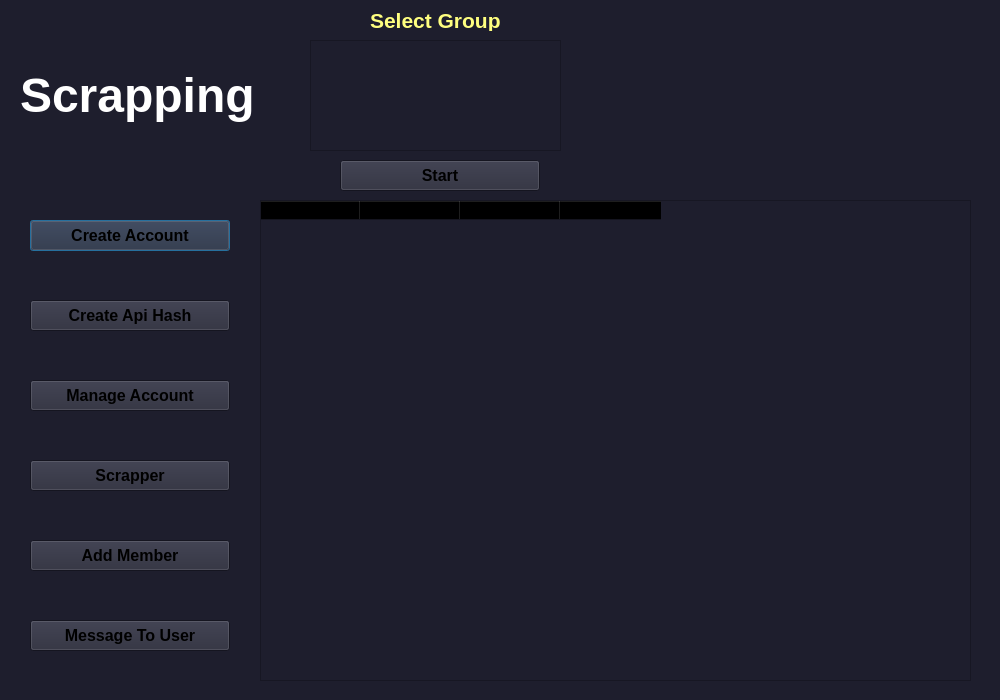
<?xml version="1.0" encoding="UTF-8"?>
<ui version="4.0">
 <class>Dialog</class>
 <widget class="QDialog" name="Dialog">
  <property name="enabled">
   <bool>true</bool>
  </property>
  <property name="geometry">
   <rect>
    <x>0</x>
    <y>0</y>
    <width>1000</width>
    <height>700</height>
   </rect>
  </property>
  <property name="minimumSize">
   <size>
    <width>1000</width>
    <height>700</height>
   </size>
  </property>
  <property name="maximumSize">
   <size>
    <width>1000</width>
    <height>700</height>
   </size>
  </property>
  <property name="palette">
   <palette>
    <active>
     <colorrole role="Base">
      <brush brushstyle="SolidPattern">
       <color alpha="255">
        <red>30</red>
        <green>30</green>
        <blue>45</blue>
       </color>
      </brush>
     </colorrole>
     <colorrole role="Window">
      <brush brushstyle="SolidPattern">
       <color alpha="255">
        <red>30</red>
        <green>30</green>
        <blue>45</blue>
       </color>
      </brush>
     </colorrole>
    </active>
    <inactive>
     <colorrole role="Base">
      <brush brushstyle="SolidPattern">
       <color alpha="255">
        <red>30</red>
        <green>30</green>
        <blue>45</blue>
       </color>
      </brush>
     </colorrole>
     <colorrole role="Window">
      <brush brushstyle="SolidPattern">
       <color alpha="255">
        <red>30</red>
        <green>30</green>
        <blue>45</blue>
       </color>
      </brush>
     </colorrole>
    </inactive>
    <disabled>
     <colorrole role="Base">
      <brush brushstyle="SolidPattern">
       <color alpha="255">
        <red>30</red>
        <green>30</green>
        <blue>45</blue>
       </color>
      </brush>
     </colorrole>
     <colorrole role="Window">
      <brush brushstyle="SolidPattern">
       <color alpha="255">
        <red>30</red>
        <green>30</green>
        <blue>45</blue>
       </color>
      </brush>
     </colorrole>
    </disabled>
   </palette>
  </property>
  <property name="windowTitle">
   <string>Bot Telegram Tools</string>
  </property>
  <property name="autoFillBackground">
   <bool>false</bool>
  </property>
  <property name="modal">
   <bool>false</bool>
  </property>
  <widget class="QPushButton" name="pushButton">
   <property name="geometry">
    <rect>
     <x>30</x>
     <y>220</y>
     <width>200</width>
     <height>31</height>
    </rect>
   </property>
   <property name="minimumSize">
    <size>
     <width>200</width>
     <height>0</height>
    </size>
   </property>
   <property name="palette">
    <palette>
     <active>
      <colorrole role="Button">
       <brush brushstyle="SolidPattern">
        <color alpha="255">
         <red>42</red>
         <green>43</green>
         <blue>58</blue>
        </color>
       </brush>
      </colorrole>
      <colorrole role="Midlight">
       <brush brushstyle="SolidPattern">
        <color alpha="255">
         <red>42</red>
         <green>43</green>
         <blue>58</blue>
        </color>
       </brush>
      </colorrole>
     </active>
     <inactive>
      <colorrole role="Button">
       <brush brushstyle="SolidPattern">
        <color alpha="255">
         <red>42</red>
         <green>43</green>
         <blue>58</blue>
        </color>
       </brush>
      </colorrole>
      <colorrole role="Midlight">
       <brush brushstyle="SolidPattern">
        <color alpha="255">
         <red>42</red>
         <green>43</green>
         <blue>58</blue>
        </color>
       </brush>
      </colorrole>
     </inactive>
     <disabled>
      <colorrole role="Button">
       <brush brushstyle="SolidPattern">
        <color alpha="255">
         <red>42</red>
         <green>43</green>
         <blue>58</blue>
        </color>
       </brush>
      </colorrole>
      <colorrole role="Midlight">
       <brush brushstyle="SolidPattern">
        <color alpha="255">
         <red>42</red>
         <green>43</green>
         <blue>58</blue>
        </color>
       </brush>
      </colorrole>
     </disabled>
    </palette>
   </property>
   <property name="font">
    <font>
     <pointsize>12</pointsize>
     <weight>75</weight>
     <bold>true</bold>
    </font>
   </property>
   <property name="text">
    <string>Create Account</string>
   </property>
  </widget>
  <widget class="QTableWidget" name="scrapTable">
   <property name="geometry">
    <rect>
     <x>260</x>
     <y>200</y>
     <width>711</width>
     <height>481</height>
    </rect>
   </property>
   <property name="palette">
    <palette>
     <active>
      <colorrole role="WindowText">
       <brush brushstyle="SolidPattern">
        <color alpha="255">
         <red>255</red>
         <green>255</green>
         <blue>255</blue>
        </color>
       </brush>
      </colorrole>
      <colorrole role="Button">
       <brush brushstyle="SolidPattern">
        <color alpha="255">
         <red>0</red>
         <green>0</green>
         <blue>0</blue>
        </color>
       </brush>
      </colorrole>
      <colorrole role="Light">
       <brush brushstyle="SolidPattern">
        <color alpha="255">
         <red>0</red>
         <green>0</green>
         <blue>0</blue>
        </color>
       </brush>
      </colorrole>
      <colorrole role="Midlight">
       <brush brushstyle="SolidPattern">
        <color alpha="255">
         <red>42</red>
         <green>43</green>
         <blue>58</blue>
        </color>
       </brush>
      </colorrole>
      <colorrole role="Dark">
       <brush brushstyle="SolidPattern">
        <color alpha="255">
         <red>42</red>
         <green>43</green>
         <blue>58</blue>
        </color>
       </brush>
      </colorrole>
      <colorrole role="Text">
       <brush brushstyle="SolidPattern">
        <color alpha="255">
         <red>255</red>
         <green>255</green>
         <blue>255</blue>
        </color>
       </brush>
      </colorrole>
      <colorrole role="ButtonText">
       <brush brushstyle="SolidPattern">
        <color alpha="255">
         <red>0</red>
         <green>0</green>
         <blue>0</blue>
        </color>
       </brush>
      </colorrole>
      <colorrole role="Base">
       <brush brushstyle="SolidPattern">
        <color alpha="255">
         <red>30</red>
         <green>30</green>
         <blue>45</blue>
        </color>
       </brush>
      </colorrole>
      <colorrole role="HighlightedText">
       <brush brushstyle="SolidPattern">
        <color alpha="255">
         <red>42</red>
         <green>43</green>
         <blue>58</blue>
        </color>
       </brush>
      </colorrole>
      <colorrole role="AlternateBase">
       <brush brushstyle="SolidPattern">
        <color alpha="255">
         <red>0</red>
         <green>0</green>
         <blue>0</blue>
        </color>
       </brush>
      </colorrole>
      <colorrole role="NoRole">
       <brush brushstyle="SolidPattern">
        <color alpha="255">
         <red>42</red>
         <green>43</green>
         <blue>58</blue>
        </color>
       </brush>
      </colorrole>
      <colorrole role="ToolTipBase">
       <brush brushstyle="SolidPattern">
        <color alpha="255">
         <red>0</red>
         <green>0</green>
         <blue>0</blue>
        </color>
       </brush>
      </colorrole>
     </active>
     <inactive>
      <colorrole role="WindowText">
       <brush brushstyle="SolidPattern">
        <color alpha="255">
         <red>255</red>
         <green>255</green>
         <blue>255</blue>
        </color>
       </brush>
      </colorrole>
      <colorrole role="Button">
       <brush brushstyle="SolidPattern">
        <color alpha="255">
         <red>0</red>
         <green>0</green>
         <blue>0</blue>
        </color>
       </brush>
      </colorrole>
      <colorrole role="Light">
       <brush brushstyle="SolidPattern">
        <color alpha="255">
         <red>0</red>
         <green>0</green>
         <blue>0</blue>
        </color>
       </brush>
      </colorrole>
      <colorrole role="Midlight">
       <brush brushstyle="SolidPattern">
        <color alpha="255">
         <red>42</red>
         <green>43</green>
         <blue>58</blue>
        </color>
       </brush>
      </colorrole>
      <colorrole role="Dark">
       <brush brushstyle="SolidPattern">
        <color alpha="255">
         <red>42</red>
         <green>43</green>
         <blue>58</blue>
        </color>
       </brush>
      </colorrole>
      <colorrole role="Text">
       <brush brushstyle="SolidPattern">
        <color alpha="255">
         <red>255</red>
         <green>255</green>
         <blue>255</blue>
        </color>
       </brush>
      </colorrole>
      <colorrole role="ButtonText">
       <brush brushstyle="SolidPattern">
        <color alpha="255">
         <red>0</red>
         <green>0</green>
         <blue>0</blue>
        </color>
       </brush>
      </colorrole>
      <colorrole role="Base">
       <brush brushstyle="SolidPattern">
        <color alpha="255">
         <red>30</red>
         <green>30</green>
         <blue>45</blue>
        </color>
       </brush>
      </colorrole>
      <colorrole role="HighlightedText">
       <brush brushstyle="SolidPattern">
        <color alpha="255">
         <red>42</red>
         <green>43</green>
         <blue>58</blue>
        </color>
       </brush>
      </colorrole>
      <colorrole role="AlternateBase">
       <brush brushstyle="SolidPattern">
        <color alpha="255">
         <red>0</red>
         <green>0</green>
         <blue>0</blue>
        </color>
       </brush>
      </colorrole>
      <colorrole role="NoRole">
       <brush brushstyle="SolidPattern">
        <color alpha="255">
         <red>42</red>
         <green>43</green>
         <blue>58</blue>
        </color>
       </brush>
      </colorrole>
      <colorrole role="ToolTipBase">
       <brush brushstyle="SolidPattern">
        <color alpha="255">
         <red>0</red>
         <green>0</green>
         <blue>0</blue>
        </color>
       </brush>
      </colorrole>
     </inactive>
     <disabled>
      <colorrole role="WindowText">
       <brush brushstyle="SolidPattern">
        <color alpha="255">
         <red>42</red>
         <green>43</green>
         <blue>58</blue>
        </color>
       </brush>
      </colorrole>
      <colorrole role="Button">
       <brush brushstyle="SolidPattern">
        <color alpha="255">
         <red>0</red>
         <green>0</green>
         <blue>0</blue>
        </color>
       </brush>
      </colorrole>
      <colorrole role="Light">
       <brush brushstyle="SolidPattern">
        <color alpha="255">
         <red>0</red>
         <green>0</green>
         <blue>0</blue>
        </color>
       </brush>
      </colorrole>
      <colorrole role="Midlight">
       <brush brushstyle="SolidPattern">
        <color alpha="255">
         <red>42</red>
         <green>43</green>
         <blue>58</blue>
        </color>
       </brush>
      </colorrole>
      <colorrole role="Dark">
       <brush brushstyle="SolidPattern">
        <color alpha="255">
         <red>42</red>
         <green>43</green>
         <blue>58</blue>
        </color>
       </brush>
      </colorrole>
      <colorrole role="Text">
       <brush brushstyle="SolidPattern">
        <color alpha="255">
         <red>42</red>
         <green>43</green>
         <blue>58</blue>
        </color>
       </brush>
      </colorrole>
      <colorrole role="ButtonText">
       <brush brushstyle="SolidPattern">
        <color alpha="255">
         <red>42</red>
         <green>43</green>
         <blue>58</blue>
        </color>
       </brush>
      </colorrole>
      <colorrole role="Base">
       <brush brushstyle="SolidPattern">
        <color alpha="255">
         <red>0</red>
         <green>0</green>
         <blue>0</blue>
        </color>
       </brush>
      </colorrole>
      <colorrole role="HighlightedText">
       <brush brushstyle="SolidPattern">
        <color alpha="255">
         <red>42</red>
         <green>43</green>
         <blue>58</blue>
        </color>
       </brush>
      </colorrole>
      <colorrole role="AlternateBase">
       <brush brushstyle="SolidPattern">
        <color alpha="255">
         <red>0</red>
         <green>0</green>
         <blue>0</blue>
        </color>
       </brush>
      </colorrole>
      <colorrole role="NoRole">
       <brush brushstyle="SolidPattern">
        <color alpha="255">
         <red>42</red>
         <green>43</green>
         <blue>58</blue>
        </color>
       </brush>
      </colorrole>
      <colorrole role="ToolTipBase">
       <brush brushstyle="SolidPattern">
        <color alpha="255">
         <red>0</red>
         <green>0</green>
         <blue>0</blue>
        </color>
       </brush>
      </colorrole>
     </disabled>
    </palette>
   </property>
   <column>
    <property name="text">
     <string>User Name</string>
    </property>
    <property name="font">
     <font>
      <pointsize>10</pointsize>
      <weight>75</weight>
      <bold>true</bold>
     </font>
    </property>
   </column>
   <column>
    <property name="text">
     <string>User ID</string>
    </property>
    <property name="font">
     <font>
      <pointsize>10</pointsize>
      <weight>75</weight>
      <bold>true</bold>
     </font>
    </property>
   </column>
   <column>
    <property name="text">
     <string>Access Hash</string>
    </property>
    <property name="font">
     <font>
      <pointsize>10</pointsize>
      <weight>75</weight>
      <bold>true</bold>
     </font>
    </property>
   </column>
   <column>
    <property name="text">
     <string>Full Name</string>
    </property>
    <property name="font">
     <font>
      <pointsize>10</pointsize>
      <weight>75</weight>
      <bold>true</bold>
     </font>
    </property>
   </column>
  </widget>
  <widget class="QPushButton" name="pushButton_2">
   <property name="geometry">
    <rect>
     <x>30</x>
     <y>300</y>
     <width>200</width>
     <height>31</height>
    </rect>
   </property>
   <property name="minimumSize">
    <size>
     <width>200</width>
     <height>0</height>
    </size>
   </property>
   <property name="palette">
    <palette>
     <active>
      <colorrole role="Button">
       <brush brushstyle="SolidPattern">
        <color alpha="255">
         <red>42</red>
         <green>43</green>
         <blue>58</blue>
        </color>
       </brush>
      </colorrole>
      <colorrole role="Midlight">
       <brush brushstyle="SolidPattern">
        <color alpha="255">
         <red>42</red>
         <green>43</green>
         <blue>58</blue>
        </color>
       </brush>
      </colorrole>
     </active>
     <inactive>
      <colorrole role="Button">
       <brush brushstyle="SolidPattern">
        <color alpha="255">
         <red>42</red>
         <green>43</green>
         <blue>58</blue>
        </color>
       </brush>
      </colorrole>
      <colorrole role="Midlight">
       <brush brushstyle="SolidPattern">
        <color alpha="255">
         <red>42</red>
         <green>43</green>
         <blue>58</blue>
        </color>
       </brush>
      </colorrole>
     </inactive>
     <disabled>
      <colorrole role="Button">
       <brush brushstyle="SolidPattern">
        <color alpha="255">
         <red>42</red>
         <green>43</green>
         <blue>58</blue>
        </color>
       </brush>
      </colorrole>
      <colorrole role="Midlight">
       <brush brushstyle="SolidPattern">
        <color alpha="255">
         <red>42</red>
         <green>43</green>
         <blue>58</blue>
        </color>
       </brush>
      </colorrole>
     </disabled>
    </palette>
   </property>
   <property name="font">
    <font>
     <pointsize>12</pointsize>
     <weight>75</weight>
     <bold>true</bold>
    </font>
   </property>
   <property name="text">
    <string>Create Api Hash</string>
   </property>
  </widget>
  <widget class="QPushButton" name="pushButton_3">
   <property name="geometry">
    <rect>
     <x>30</x>
     <y>380</y>
     <width>200</width>
     <height>31</height>
    </rect>
   </property>
   <property name="minimumSize">
    <size>
     <width>200</width>
     <height>0</height>
    </size>
   </property>
   <property name="palette">
    <palette>
     <active>
      <colorrole role="Button">
       <brush brushstyle="SolidPattern">
        <color alpha="255">
         <red>42</red>
         <green>43</green>
         <blue>58</blue>
        </color>
       </brush>
      </colorrole>
      <colorrole role="Midlight">
       <brush brushstyle="SolidPattern">
        <color alpha="255">
         <red>42</red>
         <green>43</green>
         <blue>58</blue>
        </color>
       </brush>
      </colorrole>
     </active>
     <inactive>
      <colorrole role="Button">
       <brush brushstyle="SolidPattern">
        <color alpha="255">
         <red>42</red>
         <green>43</green>
         <blue>58</blue>
        </color>
       </brush>
      </colorrole>
      <colorrole role="Midlight">
       <brush brushstyle="SolidPattern">
        <color alpha="255">
         <red>42</red>
         <green>43</green>
         <blue>58</blue>
        </color>
       </brush>
      </colorrole>
     </inactive>
     <disabled>
      <colorrole role="Button">
       <brush brushstyle="SolidPattern">
        <color alpha="255">
         <red>42</red>
         <green>43</green>
         <blue>58</blue>
        </color>
       </brush>
      </colorrole>
      <colorrole role="Midlight">
       <brush brushstyle="SolidPattern">
        <color alpha="255">
         <red>42</red>
         <green>43</green>
         <blue>58</blue>
        </color>
       </brush>
      </colorrole>
     </disabled>
    </palette>
   </property>
   <property name="font">
    <font>
     <pointsize>12</pointsize>
     <weight>75</weight>
     <bold>true</bold>
    </font>
   </property>
   <property name="text">
    <string>Manage Account</string>
   </property>
  </widget>
  <widget class="QPushButton" name="scrapBtn">
   <property name="geometry">
    <rect>
     <x>30</x>
     <y>460</y>
     <width>200</width>
     <height>31</height>
    </rect>
   </property>
   <property name="minimumSize">
    <size>
     <width>200</width>
     <height>0</height>
    </size>
   </property>
   <property name="palette">
    <palette>
     <active>
      <colorrole role="Button">
       <brush brushstyle="SolidPattern">
        <color alpha="255">
         <red>42</red>
         <green>43</green>
         <blue>58</blue>
        </color>
       </brush>
      </colorrole>
      <colorrole role="Midlight">
       <brush brushstyle="SolidPattern">
        <color alpha="255">
         <red>42</red>
         <green>43</green>
         <blue>58</blue>
        </color>
       </brush>
      </colorrole>
     </active>
     <inactive>
      <colorrole role="Button">
       <brush brushstyle="SolidPattern">
        <color alpha="255">
         <red>42</red>
         <green>43</green>
         <blue>58</blue>
        </color>
       </brush>
      </colorrole>
      <colorrole role="Midlight">
       <brush brushstyle="SolidPattern">
        <color alpha="255">
         <red>42</red>
         <green>43</green>
         <blue>58</blue>
        </color>
       </brush>
      </colorrole>
     </inactive>
     <disabled>
      <colorrole role="Button">
       <brush brushstyle="SolidPattern">
        <color alpha="255">
         <red>42</red>
         <green>43</green>
         <blue>58</blue>
        </color>
       </brush>
      </colorrole>
      <colorrole role="Midlight">
       <brush brushstyle="SolidPattern">
        <color alpha="255">
         <red>42</red>
         <green>43</green>
         <blue>58</blue>
        </color>
       </brush>
      </colorrole>
     </disabled>
    </palette>
   </property>
   <property name="font">
    <font>
     <pointsize>12</pointsize>
     <weight>75</weight>
     <bold>true</bold>
    </font>
   </property>
   <property name="text">
    <string>Scrapper</string>
   </property>
  </widget>
  <widget class="QPushButton" name="pushButton_5">
   <property name="geometry">
    <rect>
     <x>30</x>
     <y>540</y>
     <width>200</width>
     <height>31</height>
    </rect>
   </property>
   <property name="minimumSize">
    <size>
     <width>200</width>
     <height>0</height>
    </size>
   </property>
   <property name="palette">
    <palette>
     <active>
      <colorrole role="Button">
       <brush brushstyle="SolidPattern">
        <color alpha="255">
         <red>42</red>
         <green>43</green>
         <blue>58</blue>
        </color>
       </brush>
      </colorrole>
      <colorrole role="Midlight">
       <brush brushstyle="SolidPattern">
        <color alpha="255">
         <red>42</red>
         <green>43</green>
         <blue>58</blue>
        </color>
       </brush>
      </colorrole>
     </active>
     <inactive>
      <colorrole role="Button">
       <brush brushstyle="SolidPattern">
        <color alpha="255">
         <red>42</red>
         <green>43</green>
         <blue>58</blue>
        </color>
       </brush>
      </colorrole>
      <colorrole role="Midlight">
       <brush brushstyle="SolidPattern">
        <color alpha="255">
         <red>42</red>
         <green>43</green>
         <blue>58</blue>
        </color>
       </brush>
      </colorrole>
     </inactive>
     <disabled>
      <colorrole role="Button">
       <brush brushstyle="SolidPattern">
        <color alpha="255">
         <red>42</red>
         <green>43</green>
         <blue>58</blue>
        </color>
       </brush>
      </colorrole>
      <colorrole role="Midlight">
       <brush brushstyle="SolidPattern">
        <color alpha="255">
         <red>42</red>
         <green>43</green>
         <blue>58</blue>
        </color>
       </brush>
      </colorrole>
     </disabled>
    </palette>
   </property>
   <property name="font">
    <font>
     <pointsize>12</pointsize>
     <weight>75</weight>
     <bold>true</bold>
    </font>
   </property>
   <property name="text">
    <string>Add Member</string>
   </property>
  </widget>
  <widget class="QPushButton" name="pushButton_7">
   <property name="geometry">
    <rect>
     <x>30</x>
     <y>620</y>
     <width>200</width>
     <height>31</height>
    </rect>
   </property>
   <property name="minimumSize">
    <size>
     <width>200</width>
     <height>0</height>
    </size>
   </property>
   <property name="palette">
    <palette>
     <active>
      <colorrole role="Button">
       <brush brushstyle="SolidPattern">
        <color alpha="255">
         <red>42</red>
         <green>43</green>
         <blue>58</blue>
        </color>
       </brush>
      </colorrole>
      <colorrole role="Midlight">
       <brush brushstyle="SolidPattern">
        <color alpha="255">
         <red>42</red>
         <green>43</green>
         <blue>58</blue>
        </color>
       </brush>
      </colorrole>
     </active>
     <inactive>
      <colorrole role="Button">
       <brush brushstyle="SolidPattern">
        <color alpha="255">
         <red>42</red>
         <green>43</green>
         <blue>58</blue>
        </color>
       </brush>
      </colorrole>
      <colorrole role="Midlight">
       <brush brushstyle="SolidPattern">
        <color alpha="255">
         <red>42</red>
         <green>43</green>
         <blue>58</blue>
        </color>
       </brush>
      </colorrole>
     </inactive>
     <disabled>
      <colorrole role="Button">
       <brush brushstyle="SolidPattern">
        <color alpha="255">
         <red>42</red>
         <green>43</green>
         <blue>58</blue>
        </color>
       </brush>
      </colorrole>
      <colorrole role="Midlight">
       <brush brushstyle="SolidPattern">
        <color alpha="255">
         <red>42</red>
         <green>43</green>
         <blue>58</blue>
        </color>
       </brush>
      </colorrole>
     </disabled>
    </palette>
   </property>
   <property name="font">
    <font>
     <pointsize>12</pointsize>
     <weight>75</weight>
     <bold>true</bold>
    </font>
   </property>
   <property name="text">
    <string>Message To User</string>
   </property>
  </widget>
  <widget class="QListWidget" name="groupList">
   <property name="geometry">
    <rect>
     <x>310</x>
     <y>40</y>
     <width>251</width>
     <height>111</height>
    </rect>
   </property>
   <property name="palette">
    <palette>
     <active>
      <colorrole role="WindowText">
       <brush brushstyle="SolidPattern">
        <color alpha="255">
         <red>255</red>
         <green>255</green>
         <blue>255</blue>
        </color>
       </brush>
      </colorrole>
      <colorrole role="Text">
       <brush brushstyle="SolidPattern">
        <color alpha="255">
         <red>255</red>
         <green>255</green>
         <blue>255</blue>
        </color>
       </brush>
      </colorrole>
     </active>
     <inactive>
      <colorrole role="WindowText">
       <brush brushstyle="SolidPattern">
        <color alpha="255">
         <red>255</red>
         <green>255</green>
         <blue>255</blue>
        </color>
       </brush>
      </colorrole>
      <colorrole role="Text">
       <brush brushstyle="SolidPattern">
        <color alpha="255">
         <red>255</red>
         <green>255</green>
         <blue>255</blue>
        </color>
       </brush>
      </colorrole>
     </inactive>
     <disabled>
      <colorrole role="WindowText">
       <brush brushstyle="SolidPattern">
        <color alpha="255">
         <red>120</red>
         <green>120</green>
         <blue>120</blue>
        </color>
       </brush>
      </colorrole>
      <colorrole role="Text">
       <brush brushstyle="SolidPattern">
        <color alpha="255">
         <red>120</red>
         <green>120</green>
         <blue>120</blue>
        </color>
       </brush>
      </colorrole>
     </disabled>
    </palette>
   </property>
   <property name="dragEnabled">
    <bool>true</bool>
   </property>
   <property name="dragDropOverwriteMode">
    <bool>false</bool>
   </property>
   <property name="dragDropMode">
    <enum>QAbstractItemView::DragOnly</enum>
   </property>
   <property name="iconSize">
    <size>
     <width>0</width>
     <height>0</height>
    </size>
   </property>
   <property name="textElideMode">
    <enum>Qt::ElideMiddle</enum>
   </property>
  </widget>
  <widget class="QLabel" name="label">
   <property name="geometry">
    <rect>
     <x>20</x>
     <y>50</y>
     <width>251</width>
     <height>91</height>
    </rect>
   </property>
   <property name="palette">
    <palette>
     <active>
      <colorrole role="WindowText">
       <brush brushstyle="SolidPattern">
        <color alpha="255">
         <red>255</red>
         <green>255</green>
         <blue>255</blue>
        </color>
       </brush>
      </colorrole>
     </active>
     <inactive>
      <colorrole role="WindowText">
       <brush brushstyle="SolidPattern">
        <color alpha="255">
         <red>255</red>
         <green>255</green>
         <blue>255</blue>
        </color>
       </brush>
      </colorrole>
     </inactive>
     <disabled>
      <colorrole role="WindowText">
       <brush brushstyle="SolidPattern">
        <color alpha="255">
         <red>120</red>
         <green>120</green>
         <blue>120</blue>
        </color>
       </brush>
      </colorrole>
     </disabled>
    </palette>
   </property>
   <property name="font">
    <font>
     <pointsize>36</pointsize>
     <weight>75</weight>
     <bold>true</bold>
    </font>
   </property>
   <property name="text">
    <string>Scrapping</string>
   </property>
  </widget>
  <widget class="QLabel" name="label_2">
   <property name="geometry">
    <rect>
     <x>370</x>
     <y>10</y>
     <width>141</width>
     <height>21</height>
    </rect>
   </property>
   <property name="palette">
    <palette>
     <active>
      <colorrole role="WindowText">
       <brush brushstyle="SolidPattern">
        <color alpha="255">
         <red>255</red>
         <green>255</green>
         <blue>127</blue>
        </color>
       </brush>
      </colorrole>
     </active>
     <inactive>
      <colorrole role="WindowText">
       <brush brushstyle="SolidPattern">
        <color alpha="255">
         <red>255</red>
         <green>255</green>
         <blue>127</blue>
        </color>
       </brush>
      </colorrole>
     </inactive>
     <disabled>
      <colorrole role="WindowText">
       <brush brushstyle="SolidPattern">
        <color alpha="255">
         <red>120</red>
         <green>120</green>
         <blue>120</blue>
        </color>
       </brush>
      </colorrole>
     </disabled>
    </palette>
   </property>
   <property name="font">
    <font>
     <pointsize>16</pointsize>
     <weight>75</weight>
     <bold>true</bold>
    </font>
   </property>
   <property name="text">
    <string>Select Group</string>
   </property>
  </widget>
  <widget class="QPushButton" name="startScrap">
   <property name="geometry">
    <rect>
     <x>340</x>
     <y>160</y>
     <width>200</width>
     <height>31</height>
    </rect>
   </property>
   <property name="minimumSize">
    <size>
     <width>200</width>
     <height>0</height>
    </size>
   </property>
   <property name="palette">
    <palette>
     <active>
      <colorrole role="Button">
       <brush brushstyle="SolidPattern">
        <color alpha="255">
         <red>42</red>
         <green>43</green>
         <blue>58</blue>
        </color>
       </brush>
      </colorrole>
      <colorrole role="Midlight">
       <brush brushstyle="SolidPattern">
        <color alpha="255">
         <red>42</red>
         <green>43</green>
         <blue>58</blue>
        </color>
       </brush>
      </colorrole>
      <colorrole role="Text">
       <brush brushstyle="SolidPattern">
        <color alpha="255">
         <red>255</red>
         <green>255</green>
         <blue>0</blue>
        </color>
       </brush>
      </colorrole>
     </active>
     <inactive>
      <colorrole role="Button">
       <brush brushstyle="SolidPattern">
        <color alpha="255">
         <red>42</red>
         <green>43</green>
         <blue>58</blue>
        </color>
       </brush>
      </colorrole>
      <colorrole role="Midlight">
       <brush brushstyle="SolidPattern">
        <color alpha="255">
         <red>42</red>
         <green>43</green>
         <blue>58</blue>
        </color>
       </brush>
      </colorrole>
      <colorrole role="Text">
       <brush brushstyle="SolidPattern">
        <color alpha="255">
         <red>255</red>
         <green>255</green>
         <blue>0</blue>
        </color>
       </brush>
      </colorrole>
     </inactive>
     <disabled>
      <colorrole role="Button">
       <brush brushstyle="SolidPattern">
        <color alpha="255">
         <red>42</red>
         <green>43</green>
         <blue>58</blue>
        </color>
       </brush>
      </colorrole>
      <colorrole role="Midlight">
       <brush brushstyle="SolidPattern">
        <color alpha="255">
         <red>42</red>
         <green>43</green>
         <blue>58</blue>
        </color>
       </brush>
      </colorrole>
      <colorrole role="Text">
       <brush brushstyle="SolidPattern">
        <color alpha="255">
         <red>120</red>
         <green>120</green>
         <blue>120</blue>
        </color>
       </brush>
      </colorrole>
     </disabled>
    </palette>
   </property>
   <property name="font">
    <font>
     <pointsize>12</pointsize>
     <weight>75</weight>
     <bold>true</bold>
    </font>
   </property>
   <property name="text">
    <string>Start</string>
   </property>
  </widget>
 </widget>
 <resources/>
 <connections/>
</ui>
